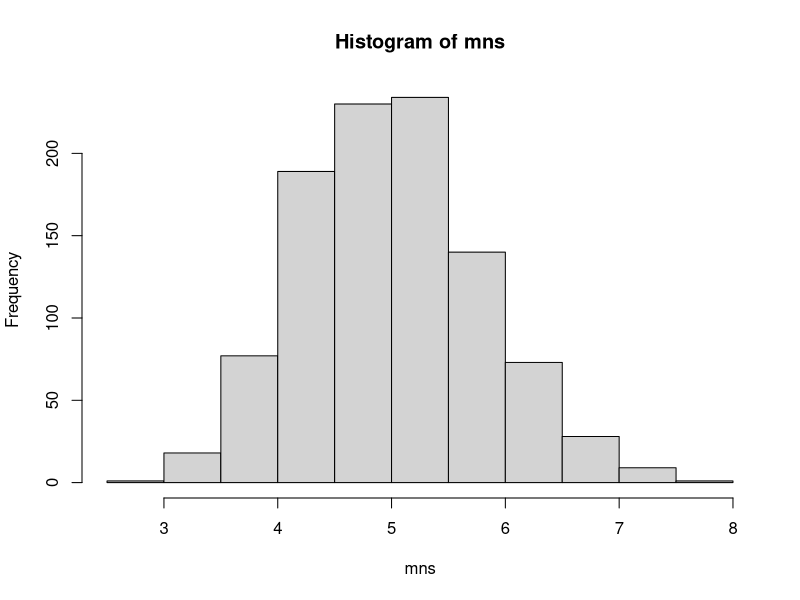
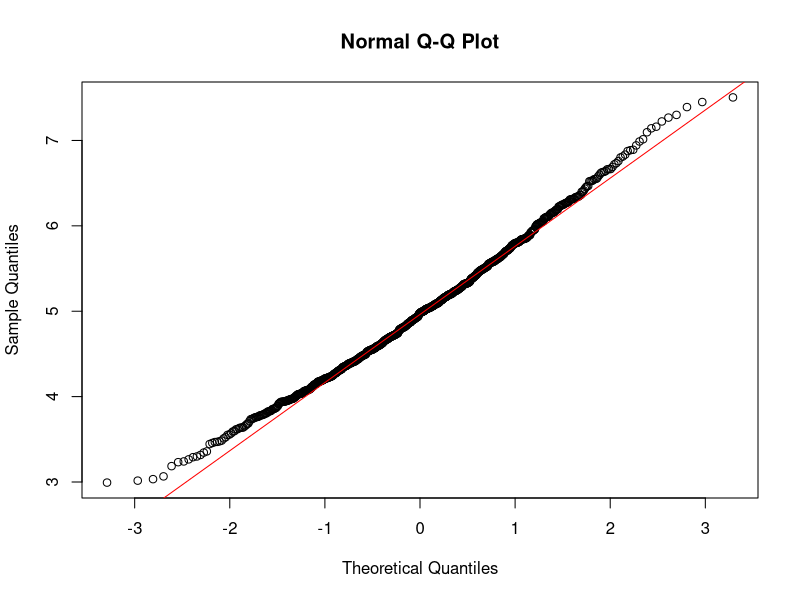

These figures' R source, in order:
## ---- chunk 1
mns = NULL
lamda <- 0.2
n <- 40
for (i in 1 : 1000) mns = c(mns, mean(rexp(n, rate = lamda)))
## ---- chunk 2
hist(mns)
## ---- chunk 3
sam_mean <- mean(mns)
th_mean <- 1/lamda
## ---- chunk 4
sam_var <- var(mns)
th_var <- (1/lamda)^2/n
## ---- chunk 5
qqnorm(mns)
qqline(mns, col="red")
